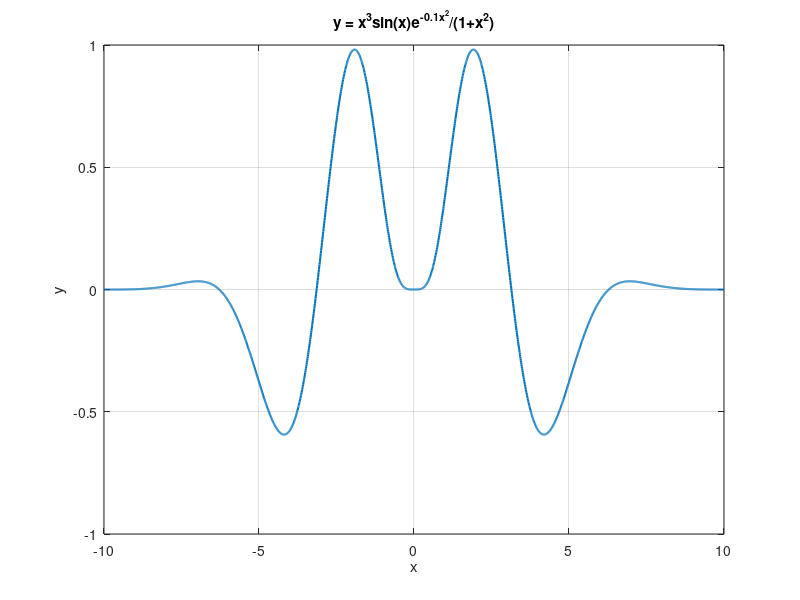
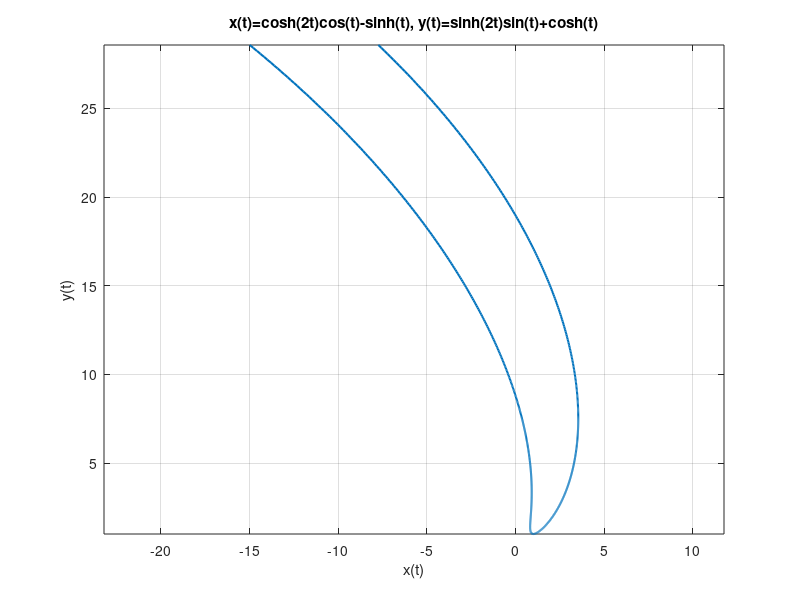
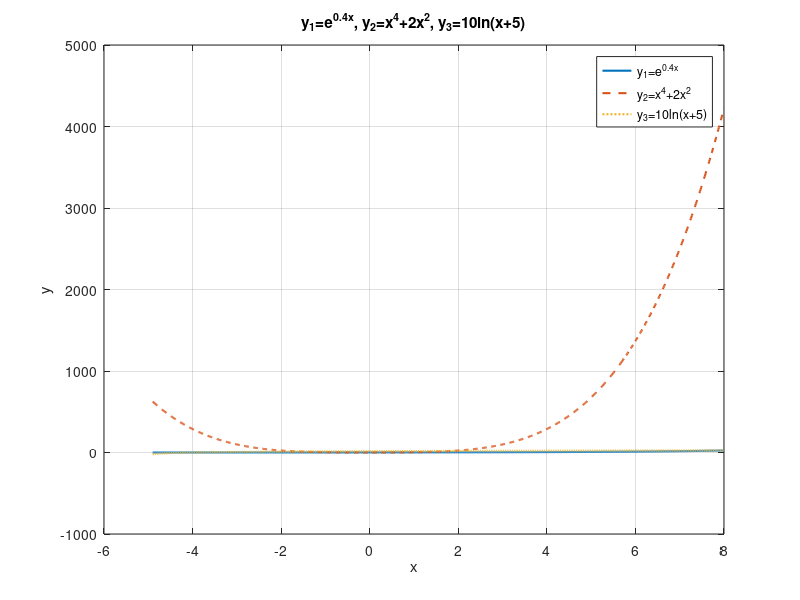

Write MATLAB code to recreate these figures, in order.
x = linspace(-10,10,2000);
y = (x.^3.*sin(x))./(1+x.^2).*exp(-0.1*x.^2);
figure;
plot(x,y,'LineWidth',1.5);
grid on;
xlabel('x'); ylabel('y');
title('y = x^3sin(x)e^{-0.1x^2}/(1+x^2)');

t = linspace(-2,2,1000);
xt = cosh(2*t).*cos(t) - sinh(t);
yt = sinh(2*t).*sin(t) + cosh(t);
figure;
plot(xt,yt,'LineWidth',1.5);
axis equal;
grid on;
xlabel('x(t)'); ylabel('y(t)');
title('x(t)=cosh(2t)cos(t)-sinh(t), y(t)=sinh(2t)sin(t)+cosh(t)');

x = linspace(-4.9,8,1000);
y1 = exp(0.4*x);
y2 = x.^4+2*x.^2;
y3 = 10*log(x+5);
figure;
plot(x,y1,'-','LineWidth',1.5); hold on;
plot(x,y2,'--','LineWidth',1.5);
plot(x,y3,':','LineWidth',1.5);
grid on;
xlabel('x'); ylabel('y');
title('y_1=e^{0.4x}, y_2=x^4+2x^2, y_3=10ln(x+5)');
legend('y_1=e^{0.4x}','y_2=x^4+2x^2','y_3=10ln(x+5)','Location','best');
hold off;
